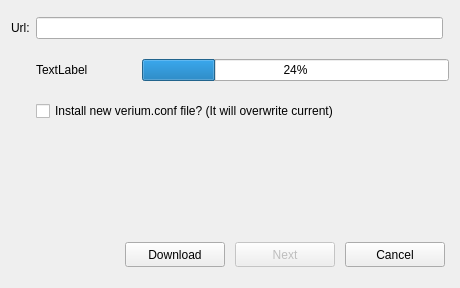
<?xml version="1.0" encoding="UTF-8"?>
<ui version="4.0">
 <class>Downloader</class>
 <widget class="QDialog" name="Downloader">
  <property name="geometry">
   <rect>
    <x>0</x>
    <y>0</y>
    <width>460</width>
    <height>288</height>
   </rect>
  </property>
  <property name="windowTitle">
   <string>Downloader</string>
  </property>
  <layout class="QGridLayout" name="gridLayout">
   <item row="8" column="1" colspan="2">
    <layout class="QHBoxLayout" name="horizontalLayout_3">
     <property name="spacing">
      <number>10</number>
     </property>
     <property name="sizeConstraint">
      <enum>QLayout::SetFixedSize</enum>
     </property>
     <property name="topMargin">
      <number>7</number>
     </property>
     <property name="rightMargin">
      <number>4</number>
     </property>
     <item>
      <spacer name="horizontalSpacer">
       <property name="orientation">
        <enum>Qt::Horizontal</enum>
       </property>
       <property name="sizeHint" stdset="0">
        <size>
         <width>40</width>
         <height>20</height>
        </size>
       </property>
      </spacer>
     </item>
     <item>
      <widget class="QPushButton" name="downloadButton">
       <property name="minimumSize">
        <size>
         <width>100</width>
         <height>25</height>
        </size>
       </property>
       <property name="text">
        <string>Download</string>
       </property>
       <property name="autoDefault">
        <bool>false</bool>
       </property>
      </widget>
     </item>
     <item>
      <widget class="QPushButton" name="continueButton">
       <property name="enabled">
        <bool>false</bool>
       </property>
       <property name="minimumSize">
        <size>
         <width>100</width>
         <height>25</height>
        </size>
       </property>
       <property name="text">
        <string>Next</string>
       </property>
       <property name="autoDefault">
        <bool>false</bool>
       </property>
      </widget>
     </item>
     <item>
      <widget class="QPushButton" name="quitButton">
       <property name="minimumSize">
        <size>
         <width>100</width>
         <height>25</height>
        </size>
       </property>
       <property name="text">
        <string>Cancel</string>
       </property>
       <property name="autoDefault">
        <bool>false</bool>
       </property>
      </widget>
     </item>
    </layout>
   </item>
   <item row="7" column="1" colspan="2">
    <widget class="QLabel" name="statusLabel">
     <property name="sizePolicy">
      <sizepolicy hsizetype="Preferred" vsizetype="Fixed">
       <horstretch>0</horstretch>
       <verstretch>0</verstretch>
      </sizepolicy>
     </property>
     <property name="minimumSize">
      <size>
       <width>0</width>
       <height>90</height>
      </size>
     </property>
     <property name="text">
      <string/>
     </property>
     <property name="alignment">
      <set>Qt::AlignLeading|Qt::AlignLeft|Qt::AlignTop</set>
     </property>
     <property name="wordWrap">
      <bool>true</bool>
     </property>
    </widget>
   </item>
   <item row="5" column="1" colspan="2">
    <layout class="QHBoxLayout" name="horizontalLayout_2">
     <property name="sizeConstraint">
      <enum>QLayout::SetFixedSize</enum>
     </property>
     <property name="topMargin">
      <number>8</number>
     </property>
     <property name="bottomMargin">
      <number>8</number>
     </property>
     <item>
      <widget class="QLabel" name="progressBarLabel">
       <property name="sizePolicy">
        <sizepolicy hsizetype="Preferred" vsizetype="Preferred">
         <horstretch>0</horstretch>
         <verstretch>0</verstretch>
        </sizepolicy>
       </property>
       <property name="minimumSize">
        <size>
         <width>100</width>
         <height>0</height>
        </size>
       </property>
       <property name="maximumSize">
        <size>
         <width>16777215</width>
         <height>16777215</height>
        </size>
       </property>
       <property name="text">
        <string>TextLabel</string>
       </property>
       <property name="alignment">
        <set>Qt::AlignLeading|Qt::AlignLeft|Qt::AlignVCenter</set>
       </property>
       <property name="margin">
        <number>0</number>
       </property>
      </widget>
     </item>
     <item>
      <widget class="QProgressBar" name="progressBar">
       <property name="value">
        <number>24</number>
       </property>
       <property name="alignment">
        <set>Qt::AlignLeading|Qt::AlignLeft|Qt::AlignTop</set>
       </property>
      </widget>
     </item>
    </layout>
   </item>
   <item row="0" column="1">
    <widget class="QLineEdit" name="urlEdit">
     <property name="enabled">
      <bool>true</bool>
     </property>
    </widget>
   </item>
   <item row="6" column="1">
    <widget class="QCheckBox" name="confCheckBox">
     <property name="text">
      <string>Install new verium.conf file? (It will overwrite current)</string>
     </property>
    </widget>
   </item>
   <item row="0" column="0">
    <widget class="QLabel" name="urlLabel">
     <property name="text">
      <string>Url:</string>
     </property>
    </widget>
   </item>
  </layout>
 </widget>
 <layoutdefault spacing="6" margin="11"/>
 <resources/>
 <connections/>
</ui>
